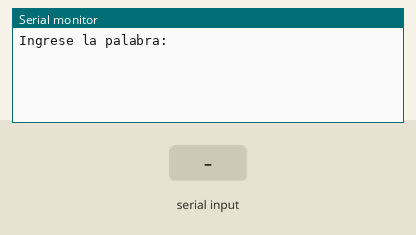
Simulated run of this sketch. Board: Arduino Uno, built with avr-gcc and run on an emulated ATmega328P. Shown: the last lines printed to the serial monitor. The test bench sets the inputs (shaded band).

Above: at 1.2 s.
1.3 s: "a" received over Serial
At 3.5 s:
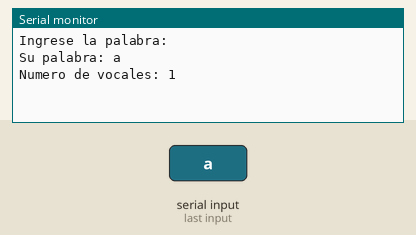
3.8 s: "e" received over Serial
At 5.4 s:
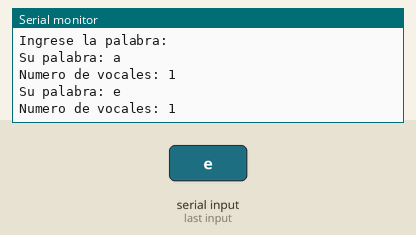
6.3 s: "i" received over Serial
At 8.5 s:
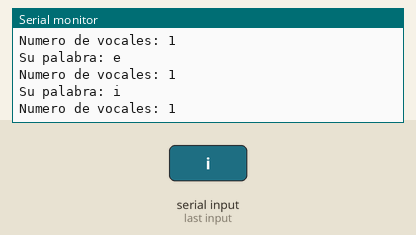
8.8 s: "o" received over Serial
At 10.4 s:
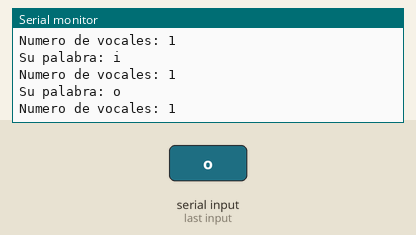
11.3 s: "u" received over Serial
At 13.5 s:
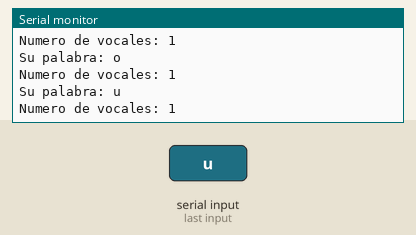
13.8 s: "A" received over Serial
At 15.4 s:
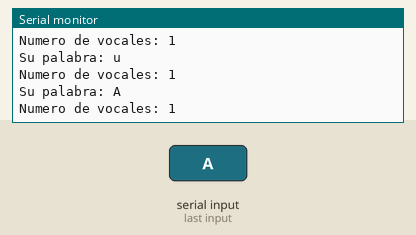

Measured:
- after the input at 1.3 s, the serial monitor: prints a new line after 1.0 s (image 1)
- after the input at 3.8 s, the serial monitor: prints a new line after 1.0 s (image 2)
- after the input at 6.3 s, the serial monitor: prints a new line after 1.0 s (image 3)
- after the input at 8.8 s, the serial monitor: prints a new line after 1.0 s (image 4)
- after the input at 11.3 s, the serial monitor: prints a new line after 1.0 s (image 5)
- after the input at 13.8 s, the serial monitor: prints a new line after 1.0 s (image 6)

The sketch:

ContadorVocales.ino
```cpp
/*
   UTN FICA CIERCOM
   Autor: Mateo Tito
   Deber de Sistemas Microprocesados
   Programa que permite determinar el número de vocales dentro de una palabra.
   Este dato es ingresado por comunicación serial y la respuesta del mismo de igual manera.


*/
String text; //Cadena de texto para los datos receptados
//String textlow;
int tam; //Tamaño de la cadena de texto
int i = 0; //Contador
int alph = 0; //Contador para el número de vocales
void setup() {
  Serial.begin(9600); //Configuracion Cx serial
  Serial.println("Ingrese la palabra:"); //Indica la forma de ingreso
}

void loop() {
  if (Serial.available() > 0) { //Determina si hay datos en la Cx
    text = Serial.readString(); //Lee los datos
    //textlow = text.toUpperCase();
    tam = text.length(); //Extrae el tamaño de la cadena ingresada
    char vector [tam]; //Define un vector con el tamaño e la cadena
    text.toCharArray(vector, tam + 1); //Convierte el String a un vector char
    for (; i < tam; i++) { //Recorre el array char
      switch (vector[i]) { //Dertemina y cuenta vocales mayúsculas y minúsculas
        case 'a':
          alph++;
          break;
        case 'e':
          alph++;
          break;
        case 'i':
          alph++;
          break;
        case 'o':
          alph++;
          break;
        case 'u':
          alph++;
          break;
        case 'A':
          alph++;
          break;
        case 'E':
          alph++;
          break;
        case 'I':
          alph++;
          break;
        case 'O':
          alph++;
          break;
        case 'U':
          alph++;
          break;
      }
    }
    Serial.print("Su palabra: "); //Presenta los resultados
    Serial.println(text); //Texto ingresado
    Serial.print("Numero de vocales: ");
    Serial.println(alph); //Número de vocales ingresadas
  }
}
```
